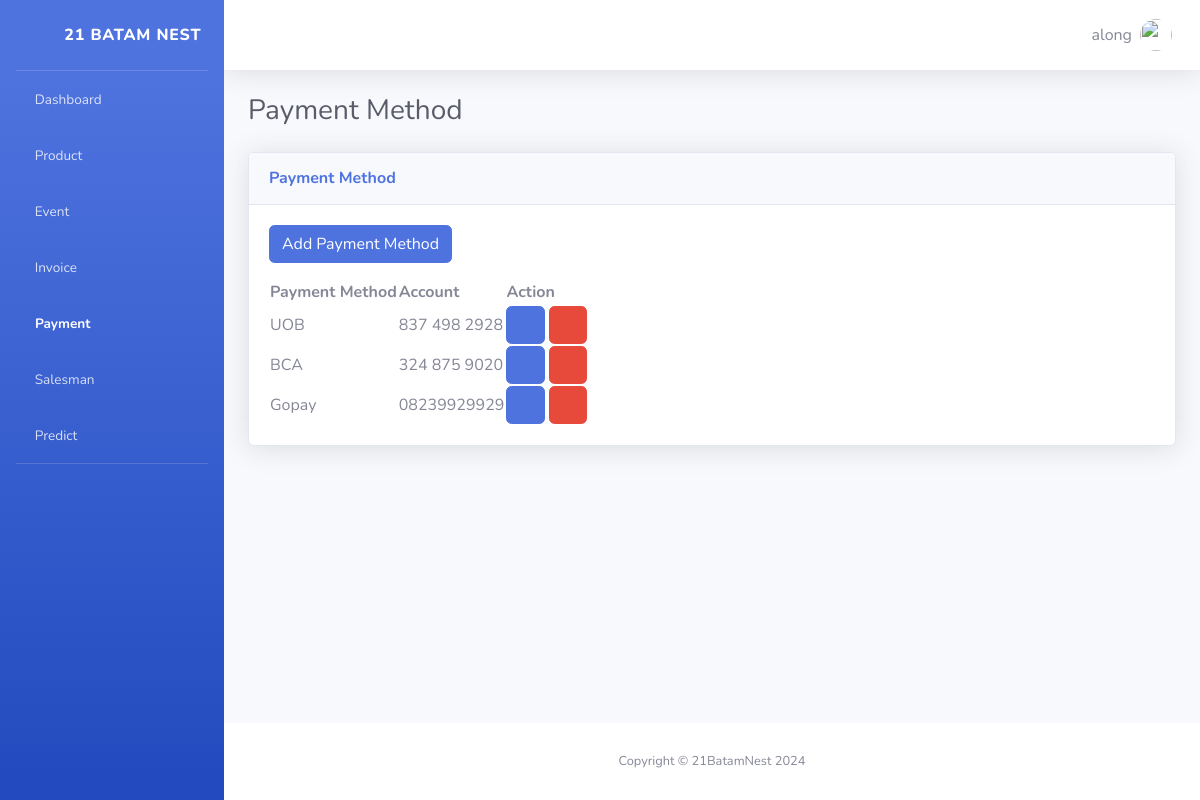
Page /payment/ (signed in) on the earlier database version.
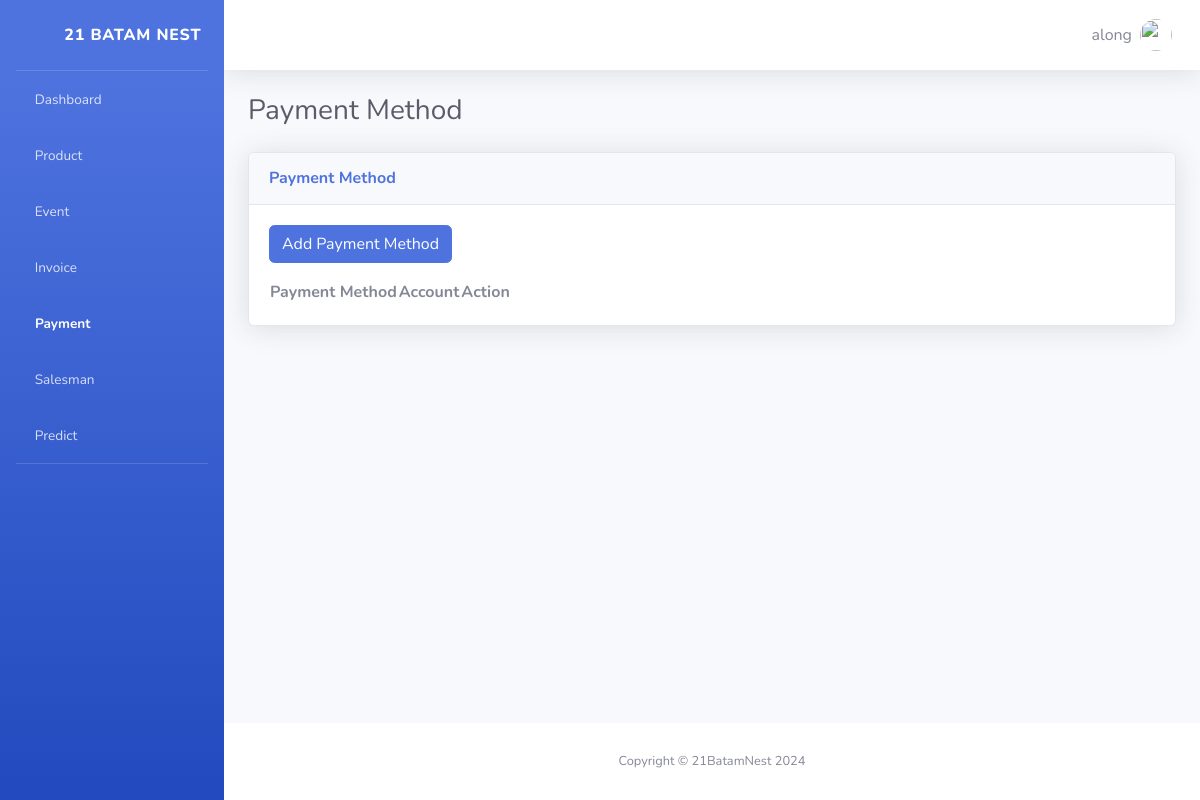
Same page on the later database version.
### apps/models.py (models this page shows)
class Payment_Method(models.Model):
    payment_method = models.CharField(max_length=100)
    account_number = models.CharField(max_length=100)

### apps/views.py (the view)
# urls.py: path('payment/', views.payment_method, name='payment'),
def payment_method(request: HttpRequest) -> HttpResponse:
    payment_method = Payment_Method.objects.all()
    auth = auth_check(request)
    if auth is not None:
        return auth
    return render(request, "apps/payment.html", {'payment': payment_method,})

### apps/views.py (called while the page is built)
def auth_check(request):
    if not request.user.is_authenticated:
        return redirect("login")
    return None

### apps/templates/apps/payment.html (shortened to what this page needs)
<!DOCTYPE html>
<html lang="en">
  {% load static %} {% include "apps/partials/header.html" %}
  <body id="page-top">
    <div id="wrapper">
      {% include "apps/partials/sidebar.html" %}
      <div id="content-wrapper" class="d-flex flex-column">
        <div id="content">
          {% include 'apps/partials/navbar.html' %}
          <div class="container-fluid">
            <div
              class="d-sm-flex align-items-center justify-content-between mb-4"
            >
              <h1 class="h3 mb-0 text-gray-800">Payment Method</h1>
            </div>
            <div class="row">
              <div class="col-lg mb-4">
                <div class="card shadow mb-4">
                  <div class="card-header py-3">
                    <h6 class="m-0 font-weight-bold text-primary">
                      Payment Method
                    </h6>
                  </div>
                  <div class="card-body">
                    <a href="/payment/addpayment" class="btn btn-primary mb-3">
                      Add Payment Method
                    </a>
                    <div class="text">
                      <table class="" id="datatablesSimple">
                        <thead>
                          <tr>
                            <th>Payment Method</th>
                            <th>Account</th>
                            <th>Action</th>
                          </tr>
                        </thead>
                        <tdata>
                          {% for p in payment %}
                          <tr>
                            <td>{{ p.payment_method }}</td>
                            <td>{{ p.account_number }}</td>
                            <td>
                              <a
                                href="{% url 'update_payment' p.id %}"
                                class="btn btn-primary"
                              >
                                <i class="fas fa-edit"></i>
                              </a>
                              <a
                                href="{% url 'delete_payment' p.id %}"
                                class="btn btn-danger"
                                onclick="return confirmation();"
                              >
                                <i class="fas fa-eraser"></i>
                              </a>
                            </td>
                          </tr>
                          {% endfor %}
                        </tdata>
                      </table>
                    </div>
                  </div>
                </div>
              </div>
            </div>
          </div>
        </div>
        {% include "apps/partials/footer.html" %}
      </div>
    </div>
  </body>
</html>

Differences in the rows shown:
removed Payment_Method: payment_method "UOB", account_number "837 498 2928"
removed Payment_Method: payment_method "BCA", account_number "324 875 9020"
removed Payment_Method: payment_method "Gopay", account_number "08239929929"
